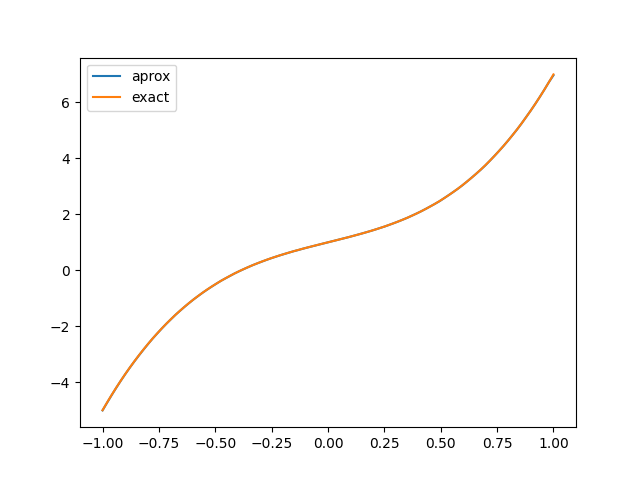

Source code (Python):
import tensorflow as tf
from tensorflow import keras
from tensorflow.keras.models import Sequential
from tensorflow.keras.layers import Dense, Dropout
from tensorflow.keras.optimizers import SGD, RMSprop, Adam
from matplotlib import pyplot as plt
import numpy as np
import math

loss_tracker = keras.metrics.Mean(name="loss")
class Funsol(Sequential):
    @property
    def metrics(self):
        return [loss_tracker]

    def train_step(self, data):
        batch_size =100 #Calibra la resolucion
        x = tf.random.uniform((batch_size,1), minval=-1, maxval=1)
        f = 1.+2.*x+4.*x**3

        with tf.GradientTape() as tape:
            y_pred = self(x, training=True)
            loss = tf.math.reduce_mean(tf.math.square(y_pred-f))

        grads = tape.gradient(loss, self.trainable_weights)
        self.optimizer.apply_gradients(zip(grads, self.trainable_weights))
        loss_tracker.update_state(loss)

        return {"loss": loss_tracker.result()}
    
class SinTransform(tf.keras.layers.Layer):
    def __init__(self, num_outputs):
        super(SinTransform,self).__init__()
        self.num_outputs = num_outputs

        self.freq = tf.range(1., self.num_outputs + 1)

        self.kernel = self.add_weight("kernel",
                                shape=[self.num_outputs])
    def call(self, inputs):
        inputs = tf.convert_to_tensor(inputs)
        if (inputs.shape == ()):
            inputs=(inputs,)
        elif (len(inputs.shape)==1):
            inputs=tf.expand_dims(inputs, axis=1)
        batch = tf.shape(inputs)[0]
        self.freq_b = tf.ones([batch,1])*self.freq
        args = self.freq_b * inputs
        modes = tf.math.sin(args)
        res = tf.tensordot(modes,self.kernel,1)
        return tf.expand_dims(res, axis=1)

model_F = Funsol()
model_F.add(Dense(100,activation='relu', input_shape=(1,)))
model_F.add(Dense(50,activation='relu'))
model_F.add(Dense(10,activation='relu'))
model_F.add(Dense(1))
model_F.add(SinTransform(100))
model_F.build(input_shape=(1,))
model_F.summary()

model_F.compile(optimizer=Adam(learning_rate=0.001), metrics=['loss'])
x=tf.linspace(-1,1,100)
history = model_F.fit(x,epochs=10000,verbose=0)
print(model_F.layers[0].trainable_weights)
plt.plot(history.history["loss"])
plt.show()

a=model_F.predict(x)
plt.plot(x,a,label="aprox")
plt.plot(x, 1.+2.*x+4.*x**3, label="exact")
plt.legend()
plt.show()
